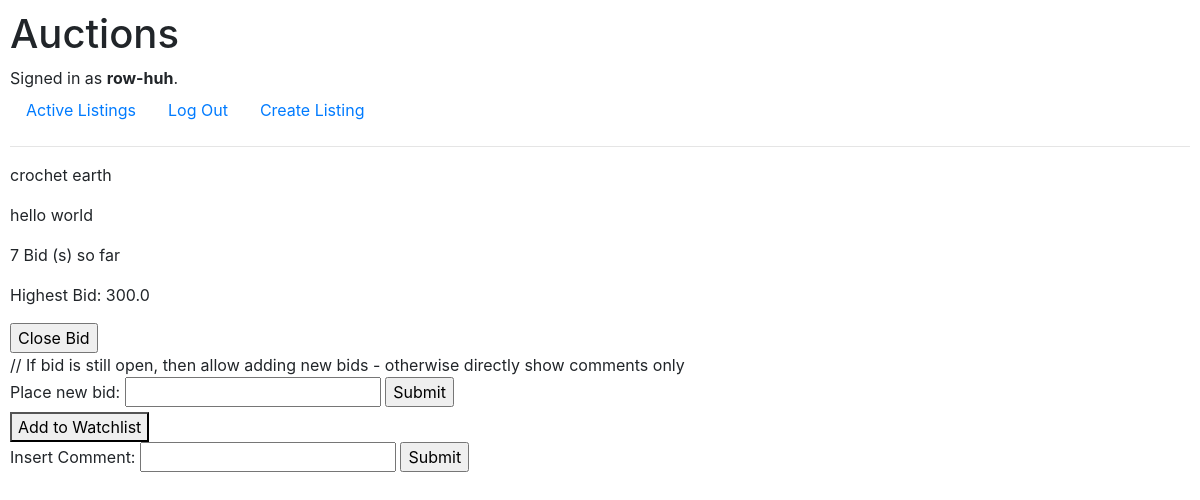
Page /listing-page/3 (signed in) on the committed database.
### auctions/models.py (models this page shows)
class User(AbstractUser):
    pass

class AuctionListings(models.Model):
    publisher_id = models.ForeignKey(User, on_delete=models.CASCADE, related_name="Auction_Publisher")
    title = models.CharField(max_length=64, default='')
    description = models.TextField(default='')
    starting_bid = models.FloatField(default=0)
    url = models.URLField(max_length=200, null=True)
    is_closed = models.BooleanField(default=False)
    closing_bid = models.ForeignKey("Bids", null=True, on_delete=models.SET_NULL, default=None)
    winning_user = models.ForeignKey(User, null=True, on_delete=models.CASCADE, default=None, related_name="Auction_Winner")

### auctions/views.py (the view, shortened to what this page needs)
# urls.py: path("listing-page", views.listing_page, name="listing-page"),
def listing_page(request, listing_id):
    if request.method == "GET":
        listing = AuctionListings.objects.get(id=listing_id)
        print("Fetched Listing: ", listing)
        total_bids = len(Bids.objects.filter(listing_id=listing.id))
        print("Fetched total_bids: ", total_bids)
        max_bid = Bids.objects.filter(listing_id=listing_id).aggregate(Max('bid'))['bid__max']
        if (not max_bid):
            max_bid = AuctionListings.objects.get(id=listing.id).starting_bid
            print(max_bid)
        in_watchlist = WatchList.objects.filter(user=request.user, listing=listing_id).exists()
        comments = Comments.objects.filter(listing=listing)
        is_owner = True if listing.publisher_id == request.user else False
        print(comments)
        return render(request, "auctions/listing.html",
                      {'listing': listing, 'total_bids': total_bids, 'max_bid' : max_bid, 'in_watchlist': in_watchlist, 'comments': comments, 'is_owner': is_owner,
                       'is_closed': listing.is_closed,
                       'closing_bid': listing.closing_bid})

### auctions/templates/auctions/listing.html (shortened to what this page needs)
{% extends "auctions/layout.html" %}
{% block body %}
    <p>{{ listing.title }}</p>
    <p>{{ listing.description }}</p>
    <p>{{ total_bids }} Bid (s) so far</p>
    <p>Highest Bid: {{ max_bid }}</p>
    {% if is_owner %}
        <form action="{% url 'close-bid' %}">
            <input type="submit" value="Close Bid"/>
        </form>
    {% endif %}
    // If bid is still open, then allow adding new bids - otherwise directly show comments only
    {% if not is_closed %}
        <form action="{% url 'listing-page' listing.id %}" method="POST">
            <label>Place new bid:</label>
            <input name="new_bid" type="number" placeholder="{{ listing.bid }}" />
            <input type="submit" value="Submit" />
        </form>
        <form action="{% url 'add-to-watchlist' listing.id %}" method="POST">
            <button type="submit">
                {% if in_watchlist %}
                    Remove From Watchlist
                {% else %}
                    Add to Watchlist
                {% endif %}
            </button>
        </form>
    {% endif %}
    {% block comment_Section %}
        <form action="{% url 'add-comment' %}" method="POST">
            <label>Insert Comment: </label>
            <input name='comment-content' id='comment-content' type=text></input>
            <input type='submit'></input>
        </form>
    {% endblock %}
{% endblock body %}

### auctions/templates/auctions/layout.html (shortened to what this page needs)
{% load static %}
<!DOCTYPE html>
<html lang="en">
    <head>
        <link rel="stylesheet" href="https://stackpath.bootstrapcdn.com/bootstrap/4.4.1/css/bootstrap.min.css">
        <link href="{% static 'auctions/styles.css' %}" rel="stylesheet">
    </head>
    <body>
        <h1>Auctions</h1>
        <div>
            {% if user.is_authenticated %}
                Signed in as <strong>{{ user.username }}</strong>.
            {% else %}
                Not signed in.
            {% endif %}
        </div>
        <ul class="nav">
            <li class="nav-item">
                <a class="nav-link" href="{% url 'index' %}">Active Listings</a>
            </li>
            {% if user.is_authenticated %}
                <li class="nav-item">
                    <a class="nav-link" href="{% url 'logout' %}">Log Out</a>
                </li>
                <li class="nav-item">
                    <a class="nav-link" href="{% url 'create-listing' %}">Create Listing</a>
                </li>
            {% endif %}
        </ul>
        <hr>
        {% block body %}
        {% endblock %}
    </body>
</html>

### auctions/static/auctions/styles.css (style rules this page uses)
body { padding: 10px; }

### rows in the picture
User: username "row-huh"
AuctionListings: title "crochet earth", description "hello world"

### other values in the picture
{{ total_bids }} "7"
{{ max_bid }} "300.0"
